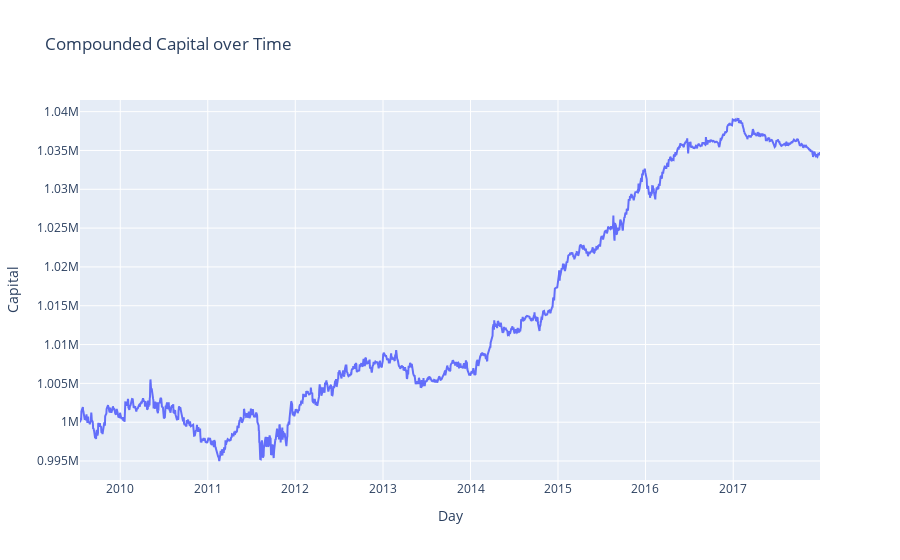
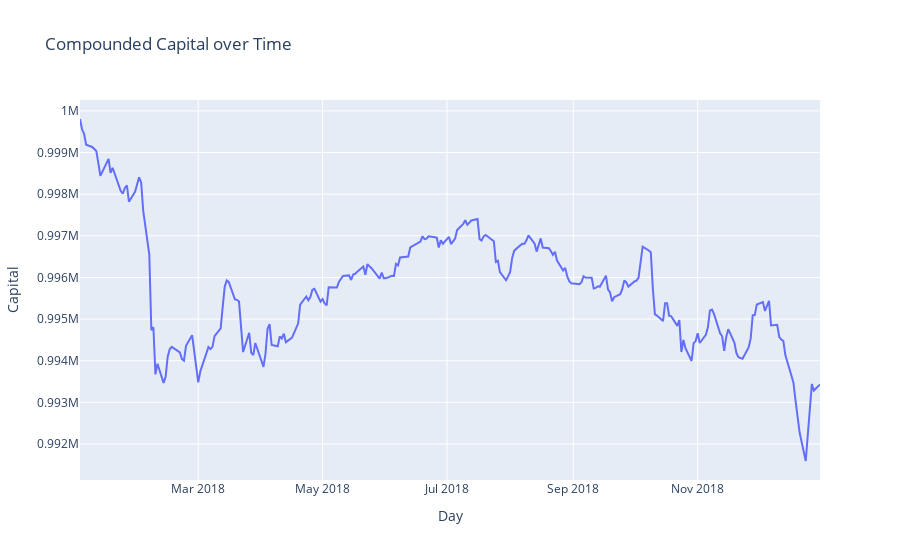
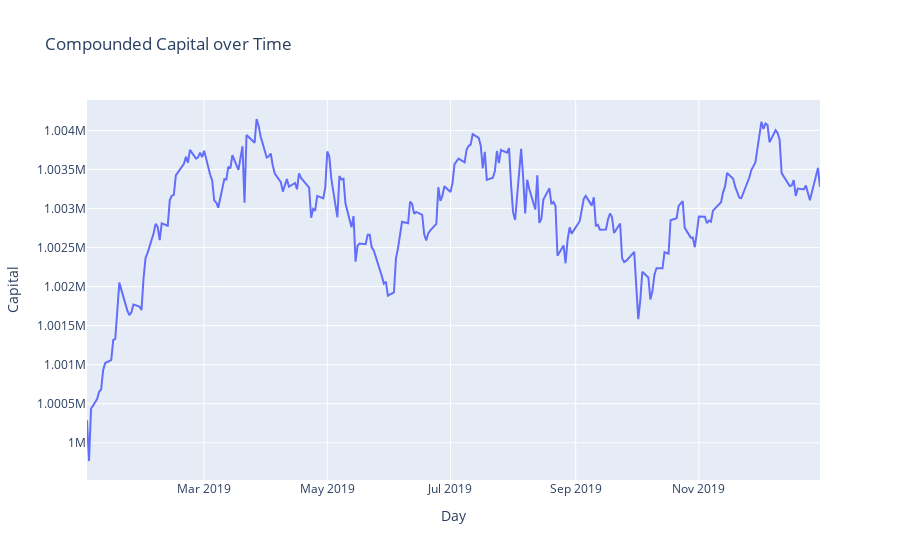
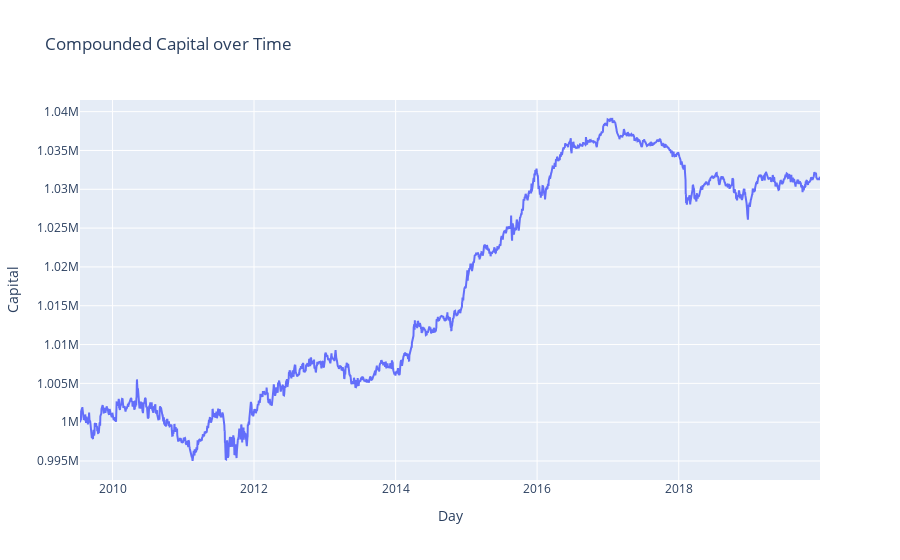

The notebook cell saved with these charts, in order:
### Code cell
def plot_capitals(dates, capitals):
    fig1 = make_subplots(rows=1, cols=1, specs=[[{'type':'xy'}]])
    
    fig1.add_trace(go.Scatter(x=dates, y=capitals, mode="lines"), row=1, col=1)
#     fig1.add_vline(x=2.5, line_width=3, line_dash="dash", line_color="green")

    fig1.update_layout(
        title = f'Compounded Capital over Time', 
        xaxis1 = dict(title_text = 'Day'),
        yaxis1 = dict(title_text = 'Capital')
    )
    fig1.show()
    
capital = 1000000
risk = 0.05

print("Evaluating...")

instruments, data, models = init_models_data()
mode = 'train'
metrics, capitals, dates = evaluate_Q(Q, instruments, data, capital, risk, mode)
# print(f"Profit in evaluation: {profit}")
plot_capitals(dates, capitals)
display(metrics)
df = pd.DataFrame({'dates': dates, 'capitals': capitals})
df.to_csv("Portfolio Output/predict_train_0.1.csv")


instruments, data, models = init_models_data()
mode = 'val'
metrics, capitals, dates = evaluate_Q(Q, instruments, data, capital, risk, mode)
# print(f"Profit in evaluation: {profit}")
plot_capitals(dates, capitals)
display(metrics)
df = pd.DataFrame({'dates': dates, 'capitals': capitals})
df.to_csv("Portfolio Output/predict_val_0.1.csv")

instruments, data, models = init_models_data()
mode = 'test'
metrics, capitals, dates = evaluate_Q(Q, instruments, data, capital, risk, mode)
# print(f"Profit in evaluation: {profit}")
plot_capitals(dates, capitals)
display(metrics)
df = pd.DataFrame({'dates': dates, 'capitals': capitals})
df.to_csv("Portfolio Output/predict_test_0.1.csv")

instruments, data, models = init_models_data()
mode = 'full'
metrics, capitals, dates = evaluate_Q(Q, instruments, data, capital, risk, mode)
# print(f"Profit in evaluation: {profit}")
plot_capitals(dates, capitals)
display(metrics)
df = pd.DataFrame({'dates': dates, 'capitals': capitals})
df.to_csv("Portfolio Output/predict_full_0.1.csv")

### Figure 1 — Plotly figure (JSON) as saved in the notebook; plotly's stock layout.template omitted (floating-point values rounded to 4 significant figures; data arrays with more than 128 entries replaced by an {"elided": "..."} marker saying what was removed)
{"data": [{"mode": "lines", "type": "scatter", "x": {"elided": "2130 str values"}, "xaxis": "x", "y": {"elided": "2130 float values"}, "yaxis": "y"}], "layout": {"title": {"text": "Compounded Capital over Time"}, "xaxis": {"anchor": "y", "domain": [0, 1], "title": {"text": "Day"}}, "yaxis": {"anchor": "x", "domain": [0, 1], "title": {"text": "Capital"}}}}

### Figure 2 — Plotly figure (JSON) as saved in the notebook; plotly's stock layout.template omitted (floating-point values rounded to 4 significant figures; data arrays with more than 128 entries replaced by an {"elided": "..."} marker saying what was removed)
{"data": [{"mode": "lines", "type": "scatter", "x": {"elided": "251 str values"}, "xaxis": "x", "y": {"elided": "251 float values"}, "yaxis": "y"}], "layout": {"title": {"text": "Compounded Capital over Time"}, "xaxis": {"anchor": "y", "domain": [0, 1], "title": {"text": "Day"}}, "yaxis": {"anchor": "x", "domain": [0, 1], "title": {"text": "Capital"}}}}

### Figure 3 — Plotly figure (JSON) as saved in the notebook; plotly's stock layout.template omitted (floating-point values rounded to 4 significant figures; data arrays with more than 128 entries replaced by an {"elided": "..."} marker saying what was removed)
{"data": [{"mode": "lines", "type": "scatter", "x": {"elided": "252 str values"}, "xaxis": "x", "y": {"elided": "252 float values"}, "yaxis": "y"}], "layout": {"title": {"text": "Compounded Capital over Time"}, "xaxis": {"anchor": "y", "domain": [0, 1], "title": {"text": "Day"}}, "yaxis": {"anchor": "x", "domain": [0, 1], "title": {"text": "Capital"}}}}

### Figure 4 — Plotly figure (JSON) as saved in the notebook; plotly's stock layout.template omitted (floating-point values rounded to 4 significant figures; data arrays with more than 128 entries replaced by an {"elided": "..."} marker saying what was removed)
{"data": [{"mode": "lines", "type": "scatter", "x": {"elided": "2633 str values"}, "xaxis": "x", "y": {"elided": "2633 float values"}, "yaxis": "y"}], "layout": {"title": {"text": "Compounded Capital over Time"}, "xaxis": {"anchor": "y", "domain": [0, 1], "title": {"text": "Day"}}, "yaxis": {"anchor": "x", "domain": [0, 1], "title": {"text": "Capital"}}}}
